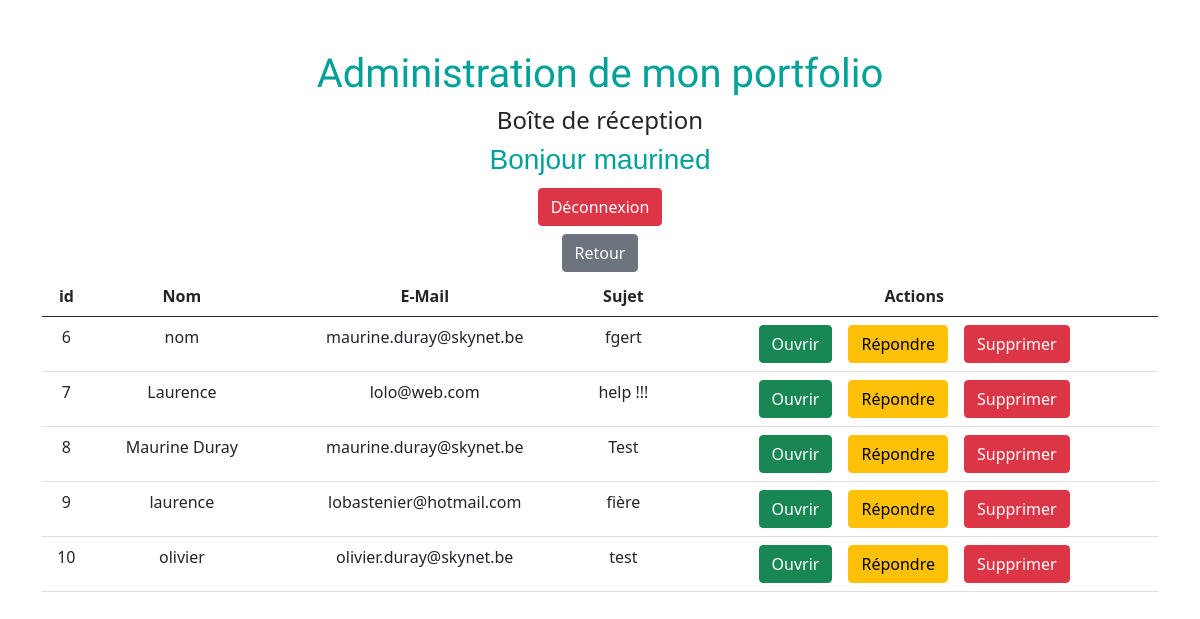
The page /admin/message.php (signed in) on the database its author committed.
### tables this page shows
CREATE TABLE `contact` (
  `id` int(11) NOT NULL,
  `name` varchar(255) NOT NULL,
  `email` varchar(255) NOT NULL,
  `subject` varchar(255) NOT NULL,
  `message` text NOT NULL
);

### admin/message.php (the view, shortened to what this page needs)
<?php
    require "../connexion.php";
?>
<!DOCTYPE html>
<html lang="en">
<head>
    <link href="https://cdn.jsdelivr.net/npm/bootstrap@5.0.0-beta2/dist/css/bootstrap.min.css" rel="stylesheet">
    <link rel="stylesheet" href="style1.css">
</head>
<body>
<div class="container-fluid">
    <h1>Administration de mon portfolio</h1>
    <h4>Boîte de réception</h4>
    <h3>Bonjour <?php echo $_SESSION['login'] ?></h3>
    <a href="dashboard.php?deco=ok" class="btn btn-danger my-1">Déconnexion</a>
    <div class="row">
        <div class="col-12">
            <a href="dashboard.php" class="btn btn-secondary my-1">Retour</a><br>
        </div>
    </div>
</div>
<div class="container">
        <table class="table table-hover">
            <thead>
                <tr>
                    <th class='text-center'>id</th>
                    <th class='text-center'>Nom</th>
                    <th class='text-center'>E-Mail</th>
                    <th class='text-center'>Sujet</th>
                    <th class='text-center'>Actions</th>
                </tr>
            </thead>
            <tbody>
                <?php
                    $req = $bdd->query("SELECT * FROM contact");
                    while($don = $req->fetch())
                    {
                        echo "<tr>";
                            echo "<td class='text-center'>".$don['id']."</td>";
                            echo "<td class='text-center'>".$don['name']."</td>";
                            echo "<td class='text-center'>".$don['email']."</td>";
                            echo "<td class='text-center'>".$don['subject']."</td>";
                            echo "<td class='text-center'>";
                                echo "<a href='openmessage.php?id=".$don['id']."' class='btn btn-success mx-2'>Ouvrir</a>";
                                echo "<a href='https://outlook.live.com/owa/' class='btn btn-warning mx-2'>Répondre</a>";
                                echo "<a href='deleteMessage.php?id=".$don['id']."' class='btn btn-danger mx-2'>Supprimer</a>";
                            echo "</td>";
                        echo "</tr>";
                    }
                ?>
            </tbody>
        </table>
</div>
</body>
</html>

### admin/style1.css (style rules this page uses)
* { margin: 0; padding: 0; }
html, body { text-align: center; }
h1 { font-family: 'Bellota Text', cursive; font-size: 5vh; color: rgb(0, 161, 153); margin-top: 50px; }
h3 { font-family: 'Noto Sans JP', sans-serif; color: rgb(0, 161, 153); }
a { color: black; text-decoration: none; }

### rows shown on the page
contact: id "6", name "nom", email "maurine.duray@skynet.be", subject "fgert"
contact: id "7", name "Laurence", email "lolo@web.com", subject "help !!!"
contact: id "8", name "Maurine Duray", email "maurine.duray@skynet.be", subject "Test"
contact: id "9", name "laurence", email "lobastenier@hotmail.com", subject "fière"
contact: id "10", name "olivier", email "olivier.duray@skynet.be", subject "test"

### other values the page prints
$_SESSION['login'] "maurined"
